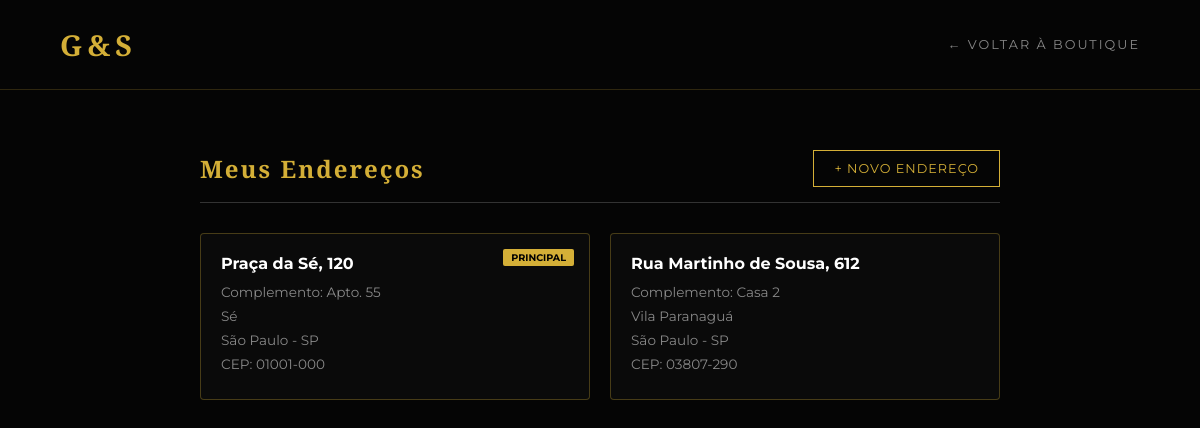
The page /meus-enderecos/ (signed in) on the database its author committed.
### vendas/models.py (models this page shows, shortened)
class Endereco(models.Model):
    cliente = models.ForeignKey(Cliente, on_delete=models.CASCADE, related_name='enderecos')
    cep = models.CharField(max_length=9, verbose_name="CEP")
    logradouro = models.CharField(max_length=255, verbose_name="Rua/Avenida")
    numero = models.CharField(max_length=10, verbose_name="Número")
    complemento = models.CharField(max_length=100, blank=True, null=True, verbose_name="Complemento")
    bairro = models.CharField(max_length=100, verbose_name="Bairro")
    cidade = models.CharField(max_length=100, verbose_name="Cidade")
    estado = models.CharField(max_length=2, verbose_name="Estado (UF)")
    padrao = models.BooleanField(default=False, verbose_name="Endereço Principal?")

### vendas/views.py (the view)
# urls.py: path('meus-enderecos/', meus_enderecos, name='meus_enderecos'),
@login_required
def meus_enderecos(request):
    if hasattr(request.user, 'perfil_cliente'):
        cliente = request.user.perfil_cliente
        enderecos = Endereco.objects.filter(cliente=cliente)
    else:
        cliente = None
        enderecos = []
    return render(request, 'vendas/meus_enderecos.html', {
        'cliente': cliente,
        'enderecos': enderecos
    })

### vendas/templates/vendas/meus_enderecos.html (shortened to what this page needs)
<!DOCTYPE html>
<html lang="pt-br">
<head>
</head>
<body>
<nav>
    <a href="{% url 'vitrine' %}" class="logo">G&S</a>
    <a href="{% url 'vitrine' %}" class="voltar">← Voltar à Boutique</a>
</nav>
<div class="dashboard-container">
    <div class="dashboard-header">
        <h2>Meus Endereços</h2>
        <a href="{% url 'adicionar_endereco' %}" class="btn-novo">+ Novo Endereço</a>
    </div>
    <div class="grid-enderecos">
        {% for endereco in enderecos %}
            <div class="card-endereco">
                {% if endereco.padrao %}
                    <span class="tag-padrao">Principal</span>
                {% endif %}
                <h4>{{ endereco.logradouro }}, {{ endereco.numero }}</h4>
                {% if endereco.complemento %}
                    <p>Complemento: {{ endereco.complemento }}</p>
                {% endif %}
                <p>{{ endereco.bairro }}</p>
                <p>{{ endereco.cidade }} - {{ endereco.estado }}</p>
                <p>CEP: {{ endereco.cep }}</p>
            </div>
        {% empty %}
            <div class="empty-state">
                <p>Você ainda não cadastrou nenhum endereço de entrega.</p>
            </div>
        {% endfor %}
    </div>
</div>
</body>
</html>

### vendas/templates/vendas/meus_enderecos.html (style rules this page uses)
:root { --ouro: #D4AF37; --preto: #050505; --cinza-escuro: #111; }
body { margin: 0; font-family: 'Montserrat', sans-serif; background-color: var(--preto); color: white; }
nav { padding: 25px 5%; border-bottom: 1px solid rgba(212, 175, 55, 0.2); display: flex; justify-content: space-between; align-items: center; }
.logo { font-family: 'Cinzel', serif; font-size: 1.8rem; color: var(--ouro); text-decoration: none; letter-spacing: 5px; font-weight: 700; }
.voltar { color: #888; text-decoration: none; font-size: 0.8rem; text-transform: uppercase; letter-spacing: 2px; transition: 0.3s; }
.dashboard-container { max-width: 800px; margin: 40px auto; padding: 20px; }
.dashboard-header { display: flex; justify-content: space-between; align-items: center; margin-bottom: 30px; border-bottom: 1px solid #333; padding-bottom: 15px; }
.dashboard-header h2 { font-family: 'Cinzel', serif; color: var(--ouro); letter-spacing: 2px; margin: 0; }
.btn-novo { padding: 10px 20px; background: transparent; border: 1px solid var(--ouro); color: var(--ouro); text-decoration: none; font-size: 0.8rem; text-transform: uppercase; letter-spacing: 1px; transition: 0.3s; }
.grid-enderecos { display: grid; grid-template-columns: 1fr 1fr; gap: 20px; }
.card-endereco { background: #0a0a0a; border: 1px solid rgba(212, 175, 55, 0.3); padding: 20px; border-radius: 4px; position: relative; }
.card-endereco h4 { color: white; margin: 0 0 10px 0; font-size: 1rem; }
.card-endereco p { color: #888; font-size: 0.85rem; margin: 5px 0; line-height: 1.4; }
.tag-padrao { position: absolute; top: 15px; right: 15px; background: var(--ouro); color: black; font-size: 0.6rem; padding: 3px 8px; text-transform: uppercase; font-weight: bold; border-radius: 2px; }

### rows shown on the page
Endereco: padrao "PRINCIPAL", logradouro "Praça da Sé", numero "120", complemento "Apto. 55", bairro "Sé", cidade "São Paulo", estado "SP", cep "01001-000"
Endereco: logradouro "Rua Martinho de Sousa", numero "612", complemento "Casa 2", bairro "Vila Paranaguá", cidade "São Paulo", estado "SP", cep "03807-290"
